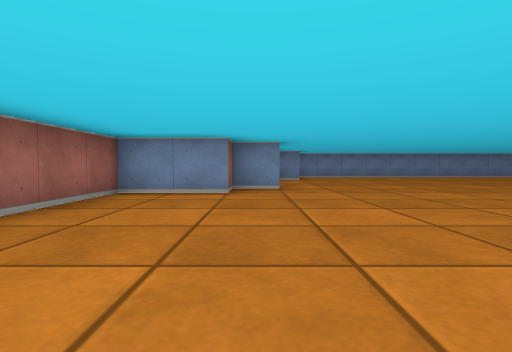
View 1 (above)

17 first-person views from a walk through a cub3D ray-caster map. The camera is about half as high as the walls, tilts 2° down and sees 80° across. The floor is counted in squares. Each view is taken from the middle of a square. On the plan, view 1 faces up. The plan holds only what a view shows up to about 9 squares ahead; the rest is blank.

View 2
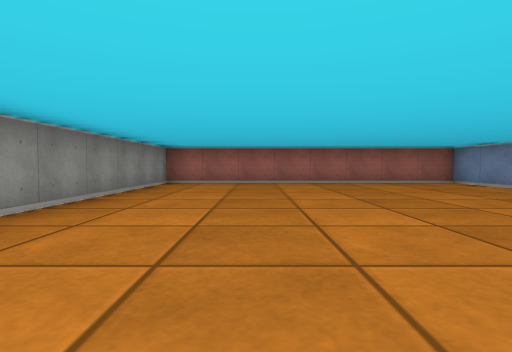

View 3
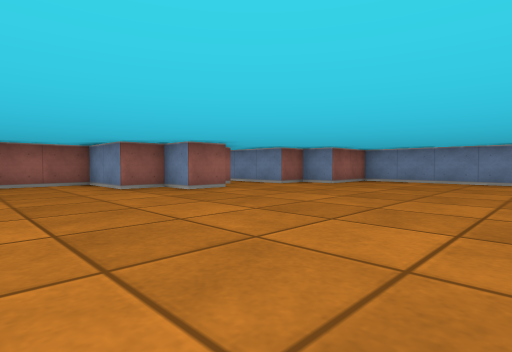

View 4
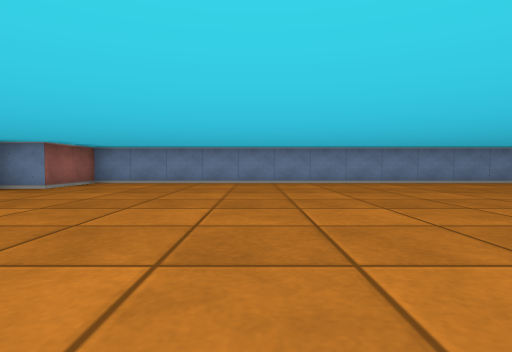

View 5
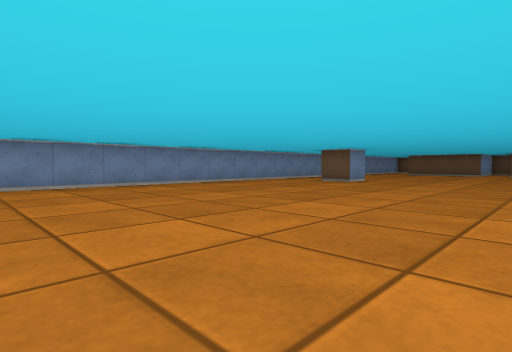

View 6
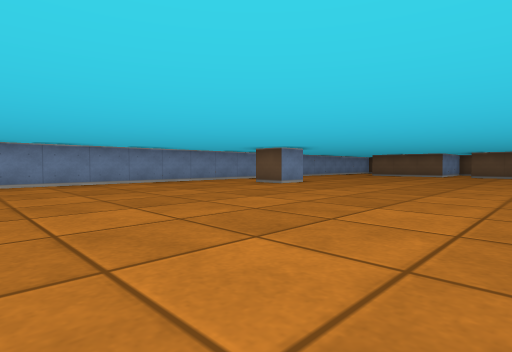

View 7
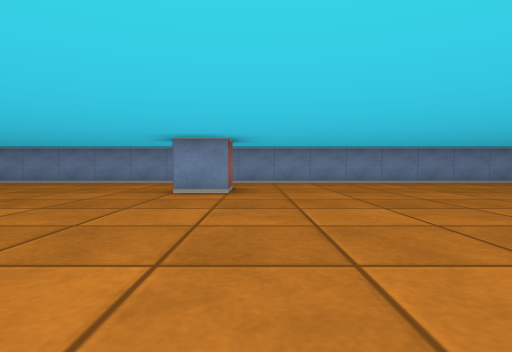

View 8
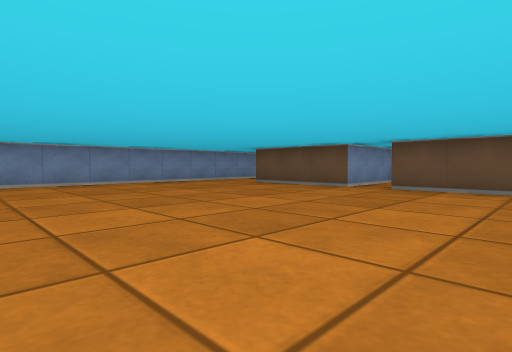

View 9
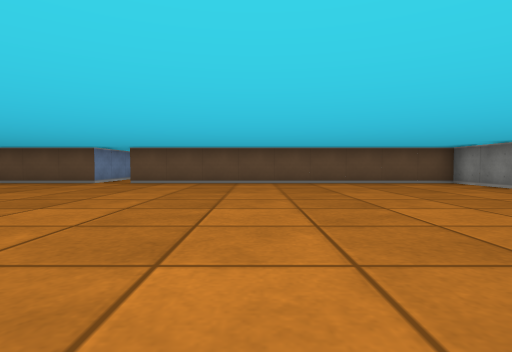

View 10
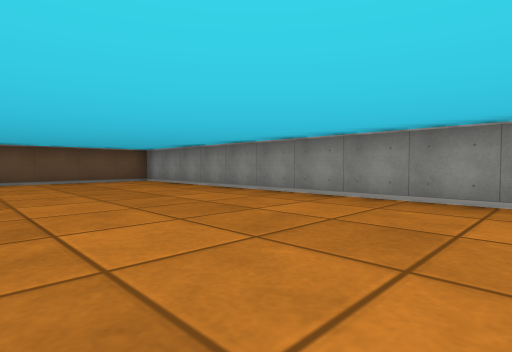

View 11
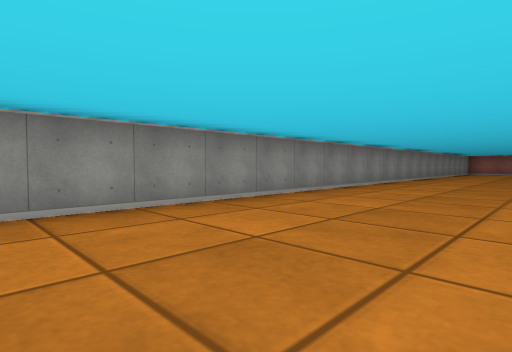

View 12
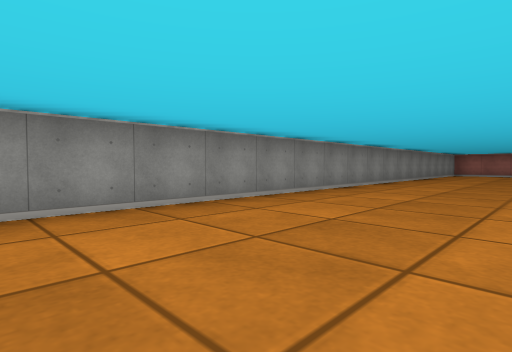

View 13
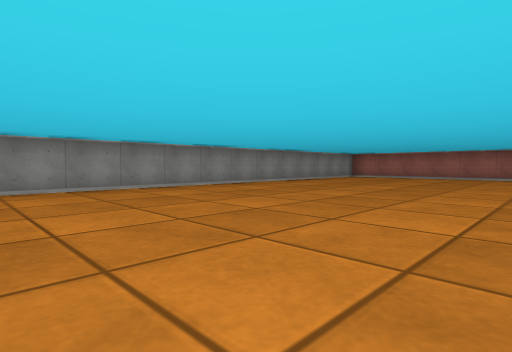

View 14
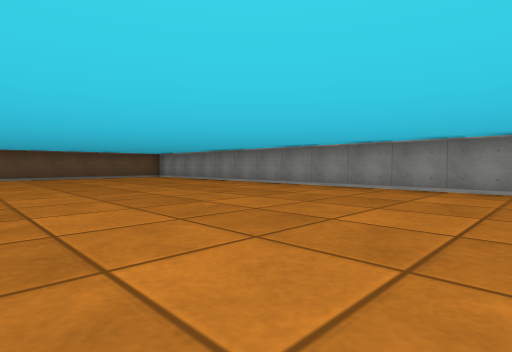

View 15
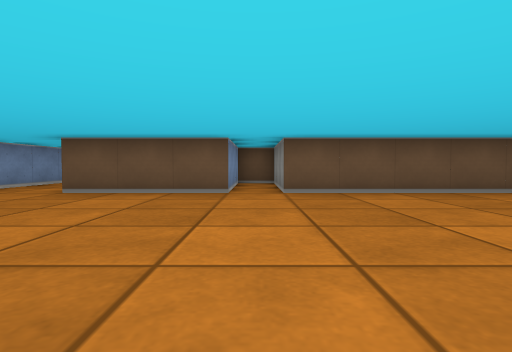

View 16
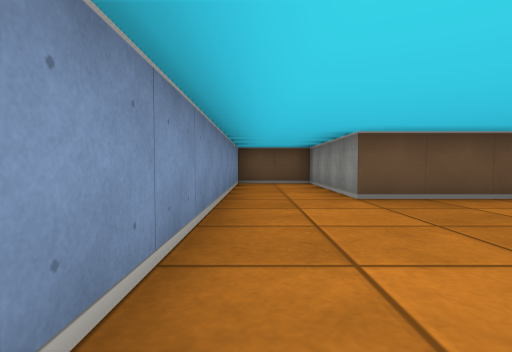

View 17
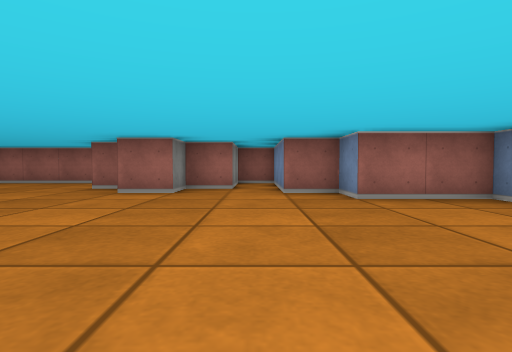

### Floor plan
Points are (right, up) in squares from view 1. A wall is a line through its corners. A room is listed if a view was taken in it or the views show most of it. See-through windows are left out.
Room 1 (views 1, 2, 3, 4, 5, 6, 7, 8, 9, 10, 11, 12, 13, 14, 15, 16, 17)
walls: (17.5, 10.5) (17.5, 9.5) (16.5, 9.5) (16.5, 10.2); (15.8, 12.5) (1.5, 12.5) (1.5, 10.5) (0.5, 10.5) (0.5, 9.5) (-2.5, 9.5) (-2.5, 8.5); (-2.1, 8.5) (-0.5, 8.5) (-0.5, 7.5) (0.5, 7.5) (0.5, 6.5) (-0.5, 6.5) (-0.5, 5.5) (-2.5, 5.5) (-2.5, -2.5) (24.5, -2.5) (24.5, 6.5) (27.5, 6.5) (27.5, 7.5); (27.1, 7.5) (24.5, 7.5) (24.5, 10.5) (28.5, 10.5) (28.5, 12.5); (28.1, 12.5) (17.2, 12.5)

Positions as (right, up) in squares from view 1, and headings:
1: (0, 0), facing up
2: (6, 0), facing left
3: (6, 3), facing up-left
4: (6, 4), facing up
5: (8, 5), facing up-right
6: (10, 4), facing up-right
7: (18, 4), facing up
8: (18, 4), facing up-right
9: (16, 3), facing right
10: (15, 2), facing down-right
11: (17, 1), facing down-left
12: (14, 1), facing down-left
13: (10, 4), facing down-left
14: (12, 4), facing down-right
15: (19, 7), facing right
16: (20, 12), facing right
17: (6, 9), facing left
